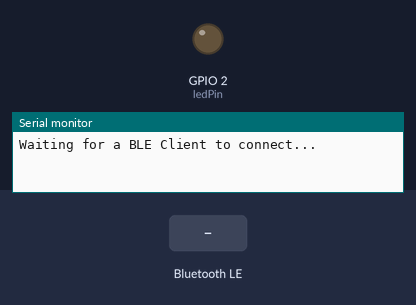
This sketch was run on a simulated ESP32. Parts: output pins drawn as LEDs (lit = HIGH), the last lines printed to the serial monitor. Inputs (shaded band) come from the test bench. Nothing arrives over Bluetooth unless stated; a phone connects over Bluetooth LE 3 s after start.

Above: at 1.2 s.
1.3 s: Bluetooth LE write "1" received
At 1.9 s:
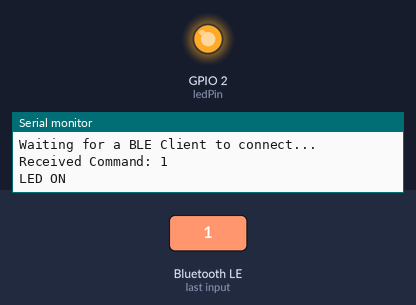
2.8 s: Bluetooth LE write "0" received
At 4.2 s:
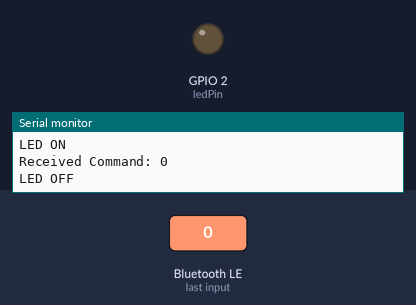
Timing chart, 0 to 5.8 s (numbered marks = the images above; inputs shaded):
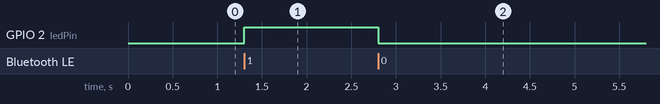

Measured:
- after the input at 1.3 s, GPIO 2 (ledPin): LOW → HIGH at once
- after the input at 2.8 s, GPIO 2 (ledPin): HIGH → LOW at once

The sketch:

esp32_BLE.ino
```cpp
#include <BLEDevice.h>
#include <BLEUtils.h>
#include <BLEServer.h>
#include <BLE2902.h> // For Descriptors

// Define the LED Pin
const int ledPin = 2;

// Define UUIDs for your custom Service and Characteristic
// Use a generator (like uuidgenerator.net) to create unique 128-bit UUIDs
#define SERVICE_UUID        "4fafc201-1fb5-459e-8fcc-c5c9c331914b"
#define CHARACTERISTIC_UUID "beb5483e-36e1-4688-b7f5-ea07361b26a8"

// Create a class to handle the Characteristic Write event
class MyCallbacks: public BLECharacteristicCallbacks {
    void onWrite(BLECharacteristic *pCharacteristic) {
        std::string value = pCharacteristic->getValue();

        if (value.length() > 0) {
            // Read the first character sent from the client
            char command = value[0];

            Serial.print("Received Command: ");
            Serial.println(command);

            if (command == '1') {
                digitalWrite(ledPin, HIGH); // Turn LED ON
                Serial.println("LED ON");
            } else if (command == '0') {
                digitalWrite(ledPin, LOW);  // Turn LED OFF
                Serial.println("LED OFF");
            }
        }
    }
};

void setup() {
  Serial.begin(115200);
  pinMode(ledPin, OUTPUT);
  digitalWrite(ledPin, LOW); // LED starts OFF

  // 1. Initialize BLE Device and set its name
  BLEDevice::init("BLE_LED_AT_Demo");

  // 2. Create the BLE Server
  BLEServer *pServer = BLEDevice::createServer();

  // 3. Create the Service
  BLEService *pService = pServer->createService(SERVICE_UUID);

  // 4. Create a Characteristic with Read/Write properties
  BLECharacteristic *pCharacteristic = pService->createCharacteristic(
                                         CHARACTERISTIC_UUID,
                                         BLECharacteristic::PROPERTY_READ |
                                         BLECharacteristic::PROPERTY_WRITE
                                       );

  // Set the characteristic's initial value and register the callback
  pCharacteristic->setValue("0"); // Default LED state
  pCharacteristic->setCallbacks(new MyCallbacks());

  // 5. Start the Service
  pService->start();

  // 6. Start Advertising (making the device discoverable)
  BLEAdvertising *pAdvertising = BLEDevice::getAdvertising();
  pAdvertising->addServiceUUID(SERVICE_UUID);
  pAdvertising->setScanResponse(true);
  pAdvertising->setMinPreferredProcessors(0x06);  // helps with connection speed
  pAdvertising->setMaxPreferredProcessors(0x08);
  BLEDevice::startAdvertising();

  Serial.println("Waiting for a BLE Client to connect...");
}

void loop() {
    // The control logic is handled inside the MyCallbacks::onWrite function.
    // The main loop can be used for other tasks or left empty.
    delay(200);
}
```
